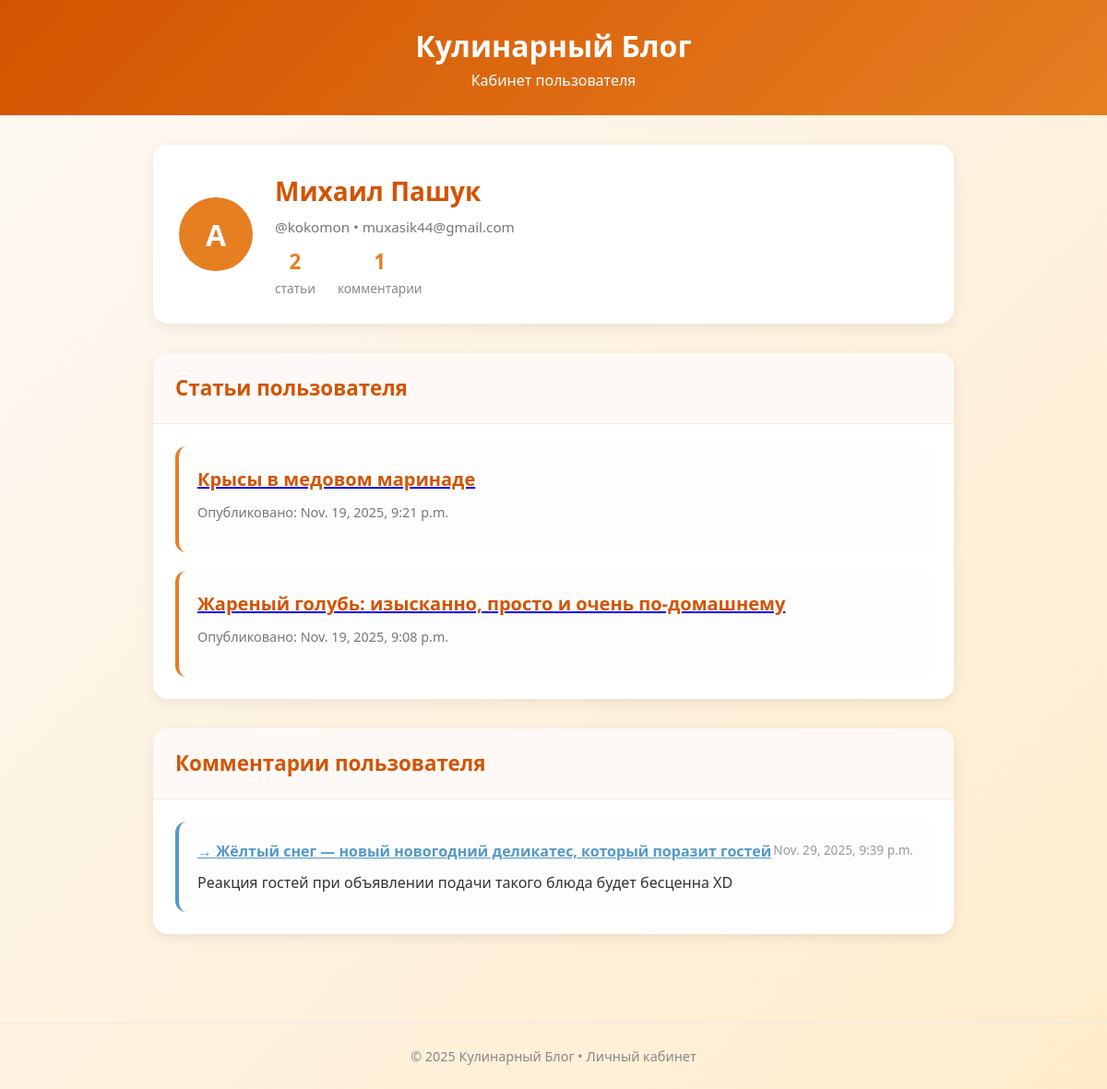
The page /account/2 on the database its author committed.
### Main/models.py (models this page shows, shortened)
class Article(models.Model):
    author = models.ForeignKey(User, on_delete=models.CASCADE, editable=True)
    title = models.CharField(max_length=100)
    pub_date = models.DateTimeField('publication date', auto_now_add=True)
    article = tinymce_models.HTMLField()
    image = models.ImageField(upload_to='articles', blank=True, null=True)

class Comment(models.Model):
    author = models.ForeignKey(User, on_delete=models.CASCADE)
    comment = models.CharField(max_length=250)
    pub_date = models.DateTimeField('publication date', auto_now_add=True)
    article = models.ForeignKey(Article, on_delete=models.CASCADE)

### Main/views.py (the view)
# urls.py: path('account/<int:account_id>', views.account_show, name='account_show'),
def account_show(request, account_id):
    user = User.objects.get(id=account_id)
    articless = user.article_set.order_by('-pub_date')
    commentss = user.comment_set.order_by('-pub_date')
    articles = articless[:3]
    comments = commentss[:3]
    articles_length = len(articless)
    comments_length = len(commentss)
    context = {'user': user, 'articles': articles, 'comments': comments, 'articles_length': articles_length, 'comments_length': comments_length}
    return render(request, 'showAccount.html', context)

### Main/templates/showAccount.html (shortened to what this page needs)
<!DOCTYPE html>
<html lang="ru">
<head>
</head>
<body>
  <header>
    <h1>Кулинарный Блог</h1>
    <p>Кабинет пользователя</p>
  </header>
  <div class="container">
    <div class="profile-header">
      <div class="avatar" id="avatar-placeholder">А</div>
      <div class="user-info">
        <h2 id="user-fullname">{{user.first_name}} {{user.last_name}}</h2>
        <p class="user-meta">
          <span id="user-login">@{{user.username}}</span> • <span id="user-email">{{user.email}}</span>
        </p>
        <div class="stats">
          <div class="stat-item">
            <div class="stat-value" id="articles-count">{{articles_length}}</div>
            <div class="stat-label">статьи</div>
          </div>
          <div class="stat-item">
            <div class="stat-value" id="comments-count">{{comments_length}}</div>
            <div class="stat-label">комментарии</div>
          </div>
        </div>
      </div>
    </div>
    <section class="section">
      <div class="section-header">Cтатьи пользователя</div>
      <div class="section-body">
        <div id="articles-list" class="articles-list">
            {% if articles_length == 0 %}
            <div class="empty-state">У пользователя нет опубликованных статей :(</div>
            {% else %}
            {% for article in articles %}
            <div class="article-item">
            <a href="{% url 'article_url' article.id %}"><h3>{{article.title}}</h3></a>
            <p class="article-meta">Опубликовано: {{article.pub_date}}</p>
          </div>
            {% endfor %}
            {% endif %}
        </div>
      </div>
    </section>
    <section class="section">
      <div class="section-header">Комментарии пользователя</div>
      <div class="section-body">
        <div id="comments-list" class="comments-list">
            {% if comments_length == 0 %}
            <div class="empty-state">Пользователь ещё не оставлял комментариев.</div>
            {% else %}
            {% for comment in comments %}
             <div class="comment-item">
            <div class="comment-header">
              <a href="{% url 'article_url' comment.article.id %}" class="comment-article">→ {{comment.article.title}}</a>
              <span class="comment-date">{{comment.pub_date}}</span>
            </div>
            <div class="comment-text">{{comment.comment|truncatechars:100}}</div>
          </div>
            {% endfor %}
            {% endif %}
        </div>
      </div>
    </section>
  </div>
  <footer>
    <p>© 2025 Кулинарный Блог • Личный кабинет</p>
  </footer>
</body>
</html>

### Main/templates/showAccount.html (style rules this page uses)
* { margin: 0; padding: 0; box-sizing: border-box; }
body { font-family: 'Segoe UI', system-ui, sans-serif; background: linear-gradient(135deg, #fdf9f5, #ffeccc); color: #333; line-height: 1.6; min-height: 100vh; }
header { background: linear-gradient(135deg, #d35400, #e67e22); color: white; text-align: center; padding: 1.5rem 1rem; }
.container { max-width: 900px; margin: 0 auto; padding: 2rem 1rem; }
.profile-header { display: flex; align-items: center; gap: 1.5rem; background: white; padding: 1.75rem; border-radius: 16px; box-shadow: 0 4px 15px rgba(0,0,0,0.08); margin-bottom: 2rem; }
.avatar { width: 80px; height: 80px; border-radius: 50%; background: #e67e22; display: flex; align-items: center; justify-content: center; color: white; font-size: 2rem; font-weight: bold; }
.user-info h2 { font-size: 1.75rem; color: #d35400; margin-bottom: 0.25rem; }
.user-meta { color: #777; font-size: 0.95rem; }
.stats { display: flex; gap: 1.5rem; margin-top: 0.5rem; }
.stat-item { text-align: center; }
.stat-value { font-size: 1.4rem; font-weight: bold; color: #e67e22; }
.stat-label { font-size: 0.85rem; color: #888; }
.section { background: white; border-radius: 16px; box-shadow: 0 4px 15px rgba(0,0,0,0.08); margin-bottom: 2rem; overflow: hidden; }
.section-header { background: #fef9f6; padding: 1.25rem 1.5rem; font-size: 1.4rem; color: #d35400; font-weight: 600; border-bottom: 1px solid #f0e9e3; }
.section-body { padding: 1.5rem; }
.articles-list, .comments-list { display: flex; flex-direction: column; gap: 1.25rem; }
.article-item, .comment-item { padding: 1.25rem; border-radius: 12px; background: #fdfdfd; border-left: 4px solid #e67e22; }
.article-item h3 { font-size: 1.25rem; margin-bottom: 0.5rem; color: #d35400; }
.article-meta { font-size: 0.9rem; color: #777; margin-bottom: 0.75rem; }
.comment-item { border-left-color: #5499c7; }
.comment-header { display: flex; justify-content: space-between; margin-bottom: 0.5rem; }
.comment-article { font-weight: 600; color: #5499c7; }
.comment-date { font-size: 0.85rem; color: #999; }
.comment-text { margin-top: 0.5rem; line-height: 1.5; }
footer { text-align: center; padding: 1.5rem; color: #888; font-size: 0.9rem; border-top: 1px solid #f0e9e3; margin-top: 2rem; }

### rows shown on the page
Article: title "Крысы в медовом маринаде", pub_date "Nov. 19, 2025, 9:21 p.m."
Article: title "Жареный голубь: изысканно, просто и очень по-домашнему", pub_date "Nov. 19, 2025, 9:08 p.m."
Comment: article "Жёлтый снег — новый новогодний деликатес, который поразит гостей", pub_date "Nov. 29, 2025, 9:39 p.m.", comment "Реакция гостей при объявлении подачи такого блюда будет бесценна XD"

### other values the page prints
{{ user.first_name }} "Михаил"
{{ user.last_name }} "Пашук"
{{ user.username }} "kokomon"
{{ user.email }} "muxasik44@gmail.com"
{{ articles_length }} "2"
{{ comments_length }} "1"
